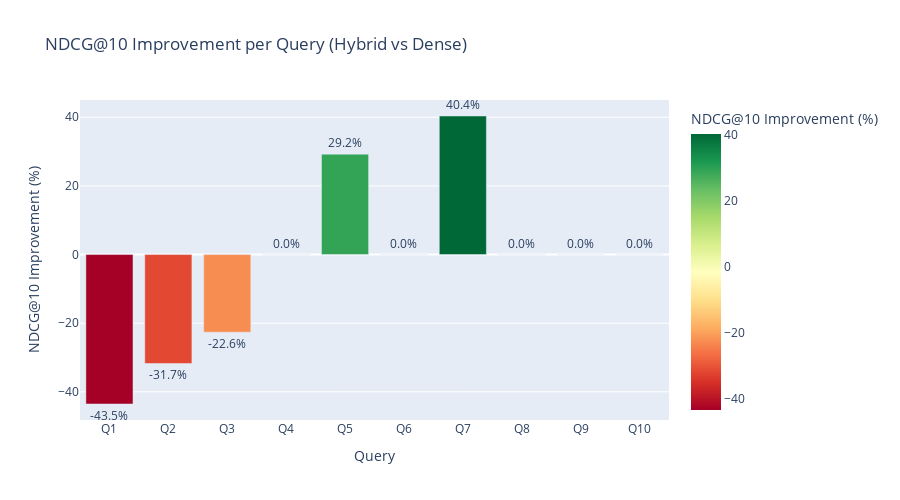

The notebook cell this image was saved under:
### Markdown cell above
## 8. NDCG Improvement Visualization

### Code cell
fig = px.bar(
    df_per_query,
    x="Query",
    y="Improvement %",
    title="NDCG@10 Improvement per Query (Hybrid vs Dense)",
    labels={"Improvement %": "NDCG@10 Improvement (%)"},
    text="Improvement %",
    color="Improvement %",
    color_continuous_scale="RdYlGn"
)
fig.update_traces(texttemplate='%{text:.1f}%', textposition='outside')
fig.update_layout(height=500)
fig.show()

### Figure 1 — Plotly figure (JSON) as saved in the notebook; plotly's stock layout.template omitted (floating-point values rounded to 4 significant figures)
{"data": [{"hovertemplate": "Query=%{x}<br>NDCG@10 Improvement (%)=%{marker.color}<extra></extra>", "legendgroup": "", "marker": {"color": [-43.54, -31.74, -22.6, 0.0, 29.25, 0.0, 40.37, 0.0, 0.0, 0.0], "coloraxis": "coloraxis", "pattern": {"shape": ""}}, "name": "", "orientation": "v", "showlegend": false, "text": [-43.54, -31.74, -22.6, 0.0, 29.25, 0.0, 40.37, 0.0, 0.0, 0.0], "textposition": "outside", "texttemplate": "%{text:.1f}%", "type": "bar", "x": ["Q1", "Q2", "Q3", "Q4", "Q5", "Q6", "Q7", "Q8", "Q9", "Q10"], "xaxis": "x", "y": [-43.54, -31.74, -22.6, 0.0, 29.25, 0.0, 40.37, 0.0, 0.0, 0.0], "yaxis": "y"}], "layout": {"barmode": "relative", "coloraxis": {"colorbar": {"title": {"text": "NDCG@10 Improvement (%)"}}, "colorscale": [[0.0, "rgb(165,0,38)"], [0.1, "rgb(215,48,39)"], [0.2, "rgb(244,109,67)"], [0.3, "rgb(253,174,97)"], [0.4, "rgb(254,224,139)"], [0.5, "rgb(255,255,191)"], [0.6, "rgb(217,239,139)"], [0.7, "rgb(166,217,106)"], [0.8, "rgb(102,189,99)"], [0.9, "rgb(26,152,80)"], [1.0, "rgb(0,104,55)"]]}, "height": 500, "legend": {"tracegroupgap": 0}, "title": {"text": "NDCG@10 Improvement per Query (Hybrid vs Dense)"}, "xaxis": {"anchor": "y", "domain": [0.0, 1.0], "title": {"text": "Query"}}, "yaxis": {"anchor": "x", "domain": [0.0, 1.0], "title": {"text": "NDCG@10 Improvement (%)"}}}}
